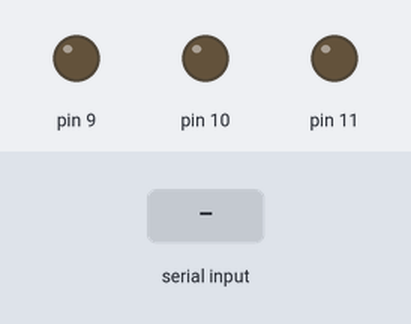
A sketch run on a simulated Arduino Uno, built with avr-gcc and run on an emulated ATmega328P. On the bench: output pins drawn as LEDs (lit = HIGH). Inputs (shaded band) come from the test bench.

Above: at 1.2 s.
1.3 s: "1" received over Serial
At 1.8 s:
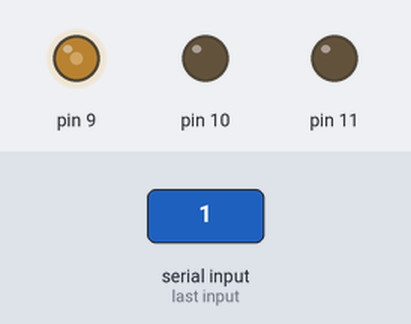
2.8 s: "2" received over Serial
At 4.2 s:
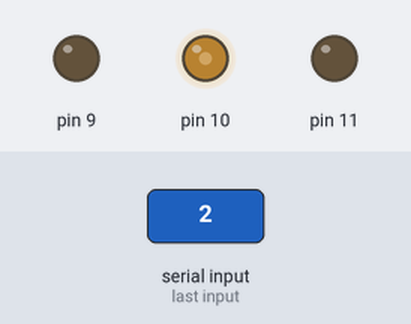
Timing chart, 0 to 5.8 s (numbered marks = the images above; inputs shaded):
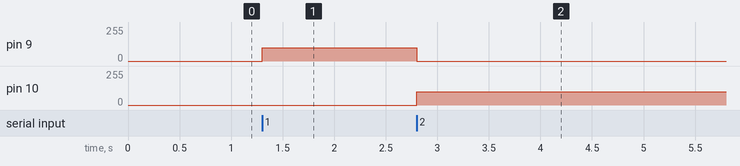

The sketch:

sketch_may18a.ino
```cpp
char data;

void setup() {
  // put your setup code here, to run once:

  Serial.begin(9600);
}

void loop() {
  // put your main code here, to run repeatedly:


  if(Serial.available()){

    data = Serial.read();
    if(data == '1')  // 티처블머신에서 사진이 1번이면 {   } 안에 내용 실행
    {
      analogWrite(9,100);
      analogWrite(10,0);
      analogWrite(11,0);
      // 9번 10번 11번 에 불빛 조합으로 색 결정
    }
    else if(data == '2')
    {

      analogWrite(9,0);
      analogWrite(10,100);
      analogWrite(11,0);
    }


  }


}
```

Measured:
- after the input at 1.3 s, pin 9: 0/255 → 100/255 at once
- after the input at 2.8 s, pin 9: 100/255 → 0/255 at once; pin 10: 0/255 → 100/255 at once
